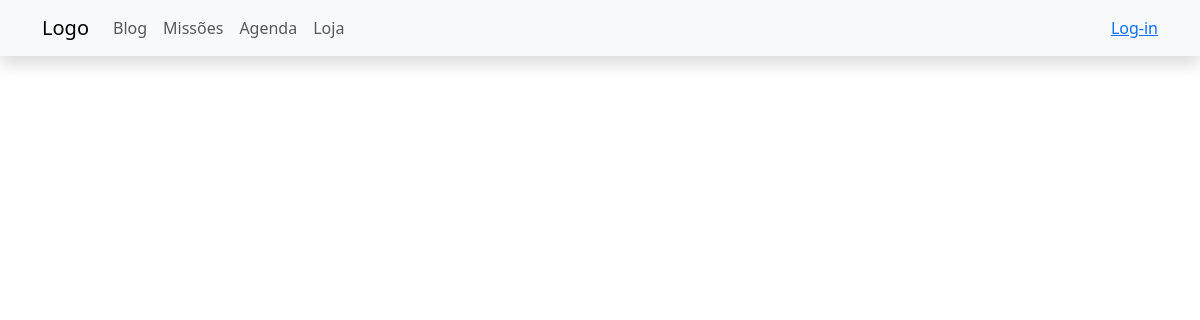
/mission/, run on an earlier commit of the app's database.
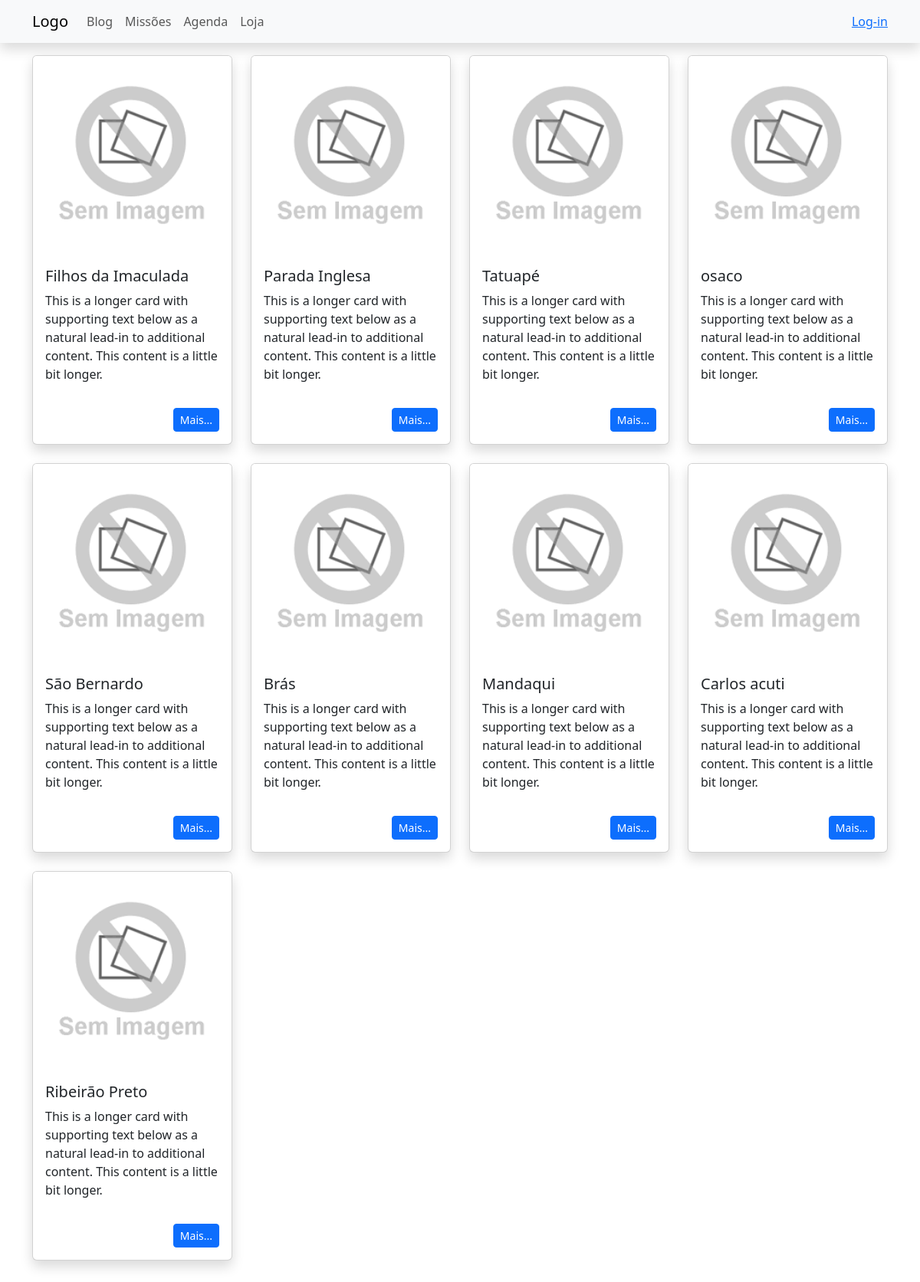
And on a later commit of the database.
### mission/models.py (models this page shows)
class Mission(models.Model):
    name = models.CharField(max_length=250, blank=True, null=True)
    location = models.CharField(max_length=250, blank=True, null=True)
    create_date = models.DateTimeField(blank=True, null=True)
    date = models.CharField(max_length=10, choices=choices.DAYS_CHOICES, blank=True, null=True)
    hour = models.TimeField(blank=True, null=True)
    status_missao = models.PositiveIntegerField(choices=choices.MISSAO_STATUS_CHOICES, default=0, blank=True, null=True)
    slug = models.SlugField(max_length=200, blank=True, null=True)
    class Meta:
        verbose_name = 'Missão'
        verbose_name_plural = 'Missões'
    def __str__(self):
        return '{}'.format(self.name)
    def get_absolute_url(self):
        return reverse('mission:mission_detail',
                       args=[self.id, self.slug])

### mission/views.py (the view)
# urls.py: path('', views.mission_list, name='mission_list'),
def mission_list(request):
    missoes = Mission.objects.filter(status_missao=2) # Filtra missoes com status ativa.
    return render(request,
                 'mission/list.html', {'missoes': missoes})

### cart/cart.py (called while the page is built)
    def __len__(self):
        return sum(item['quantity'] for item in self.cart.values())

### cart/context_processors.py (called while the page is built)
def cart(request):
    return {'cart': Cart(request)}

### mission/templates/mission/list.html (shortened to what this page needs)
{% extends "base.html" %}
{% load blog_tags %}
{% load static %}
{% block body %}
    <div class="row row-cols-1 row-cols-md-4 g-4 mb-5">
        {% for missao in missoes %}
            <div class="col">
                <div class="card shadow">
                <img src="/media/imgs/sem_foto.png" class="card-img-top" alt="...">
                <div class="card-body">
                    <h5 class="card-title">{{ missao }}</h5>
                    <p class="card-text">This is a longer card with supporting text below as a natural lead-in to additional content. This content is a little bit longer.</p>
                </div>
                <div class="p-3">
                    <div class="text-end">
                        <a class="btn btn-primary btn-sm" href="{{ missao.get_absolute_url }}">Mais...</a>
                    </div>
                </div>
                </div>
            </div>
        {% endfor %}
    </div>
{% endblock %}

### templates/base.html (shortened to what this page needs)
{% load static %}
<!DOCTYPE HTML>
<html>
	<head>
		<link rel="stylesheet" href="https://cdn.jsdelivr.net/npm/bootstrap@5.3.0-alpha1/dist/css/bootstrap.min.css" />
        <link href="{% static 'fontawesomefree/css/fontawesome.css' %}" rel="stylesheet" type="text/css">
        <link href="{% static 'fontawesomefree/css/brands.css' %}" rel="stylesheet" type="text/css">
        <link href="{% static 'fontawesomefree/css/solid.css' %}" rel="stylesheet" type="text/css">
	</head>
	<body class="">
		<header class="">
			{% block header %}
                {% include 'header_navbar.html' %}
            {% endblock %}
		</header>
        <div class="container pt-3">
            {% block body %}
            {% endblock %}
        </div>
</html>

### templates/header_navbar.html (shortened to what this page needs)
{% load static %}
<nav class="navbar navbar-expand-lg bg-body-tertiary shadow">
  <div class="container">
    <a class="navbar-brand" href="{% url 'landing_page:landing_page' %}">Logo</a>
    <div class="collapse navbar-collapse" id="navbarSupportedContent">
      <ul class="navbar-nav me-auto mb-2 mb-lg-0">
        <li class="nav-item">
          <a class="nav-link" href="{% url 'core:post_list' %}">Blog</a>
        </li>
        <li class="nav-item">
          <a class="nav-link" href="{% url 'mission:mission_list' %}">Missões</a>
        </li>
        <li class="nav-item">
          <a class="nav-link" href="{% url 'schedule:schedule_list' %}">Agenda</a>
        </li>
        <li class="nav-item">
          <a class="nav-link" href="{% url 'store:product_list' %}">Loja</a>
        </li>
      </ul>
      <div>
        <ul class="navbar-nav me-auto mb-2 mb-lg-0">
          {% if request.user.is_authenticated %}
          <li class="nav-item dropdown">
            <a class="nav-link dropdown-toggle" href="#" role="button" data-bs-toggle="dropdown" aria-expanded="false">
              Config
            </a>
            <ul class="dropdown-menu">
              <li><a class="dropdown-item" href="{% url 'account:edit' %}">Editar</a></li>
              <li><a class="dropdown-item" href="{% url 'account:password_change' %}">Alterar Senha</a></li>
              <li><hr class="dropdown-divider"></li>
              <li><a class="dropdown-item" href="{% url 'account:logout' %}">Sair</a></li>
            </ul>
          </li>
        {% else %}
          <a href="{% url 'account:login' %}">Log-in</a>
        {% endif %}
        </ul>
      </div>
    </div>
  </div>
</nav>

What changed in the data, as far as the page shows it:
now on this page (row edited): Mission: name "Filhos da Imaculada"
added Mission: name "Parada Inglesa"
added Mission: name "Tatuapé"
added Mission: name "osaco"
added Mission: name "São Bernardo"
added Mission: name "Brás"
added Mission: name "Mandaqui"
added Mission: name "Carlos acuti"
added Mission: name "Ribeirão Preto"
